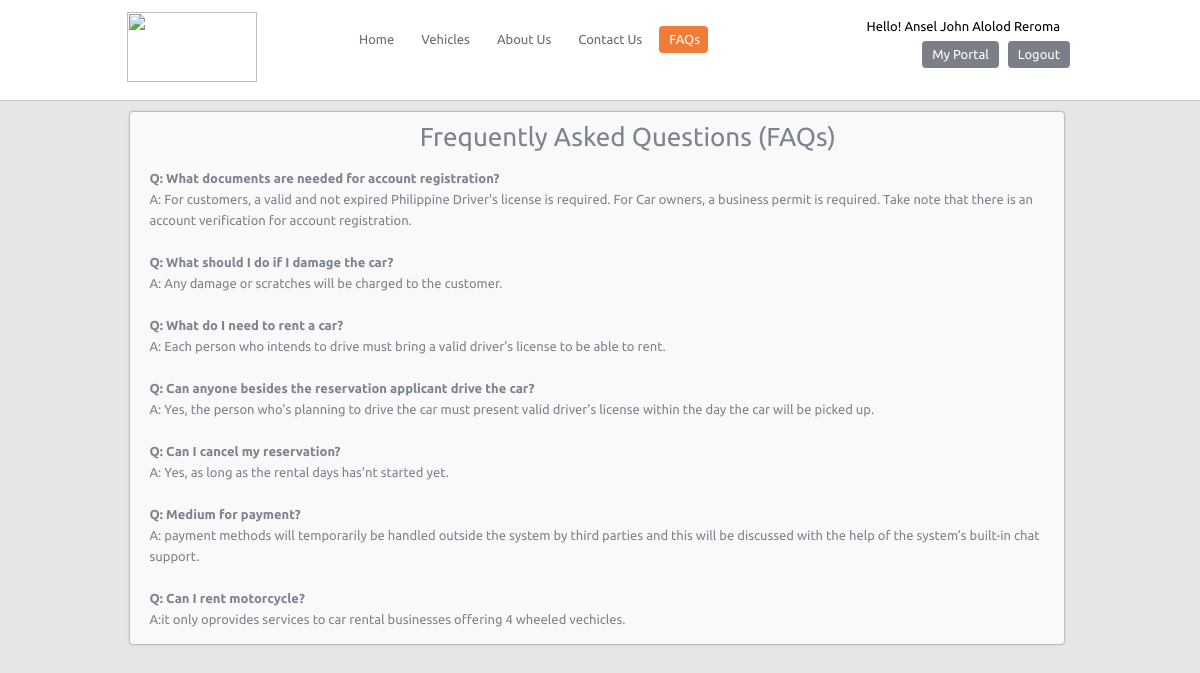
The app's page /faqs.php (signed in) with its own data.
### tables this page shows
CREATE TABLE `accounts` (
  `id` int(11) NOT NULL,
  `license` varchar(255) NOT NULL,
  `profile` varchar(255) NOT NULL,
  `surname` varchar(255) NOT NULL,
  `firstname` varchar(255) NOT NULL,
  `middlename` varchar(255) NOT NULL,
  `email` varchar(255) NOT NULL,
  `contact` varchar(255) NOT NULL,
  `username` varchar(255) NOT NULL,
  `password` varchar(255) NOT NULL,
  `user_type` varchar(255) NOT NULL,
  `Upgrade` int(2) NOT NULL DEFAULT 0,
  `requirement` varchar(255) NOT NULL,
  `status` int(11) NOT NULL,
  `date` timestamp NOT NULL DEFAULT current_timestamp()
);

CREATE TABLE `editpage` (
  `id` int(11) NOT NULL,
  `content` text NOT NULL
);

### config/functions.php (called while the page is built, shortened)
<?php
include 'config.php';
function get_account_details($id) {
    global $db;
    return $db->query("SELECT * FROM accounts WHERE id = $id")->fetch_assoc();
}
function get_all_editpage_rules() {
    global $db;
    return $db->query("SELECT * FROM editpage WHERE id = 3");
}

### faqs.php (the view, shortened to what this page needs)
<?php include 'config/functions.php';?>
<!DOCTYPE html>
<html lang="en-US">
<head>
    <link rel="stylesheet" href="css/jquery-ui.css" type="text/css" media="all" />
    <link rel="stylesheet" href="css/style.css" type="text/css" media="all" />
    <link rel="stylesheet" href="css/jquery.slider.min.css" />
</head>
<body class="page page-two-column">
    <div id="conteiner">
        <div id="branding">
            <?php include 'navigation.php';?>
        </div>
        <div id="main">
            <div id="primary" style="margin-top:10px">
                <div class="widget  ">
                    <div class="widget-content widget-note">
                    <?php $i=1; foreach(get_all_editpage_rules() as $row) { ?>
                            <p style="font-size: 140%;"><?php echo $row['content'] ?></p>
                        <?php } ?>
                    </div>
                </div>
            </div>
        </div>
    </div>
</body>
</html>

### navigation.php (shortened to what this page needs)
<div id="branding-content">
    <div class="menus">
        <?php if($_SESSION['customer_id'] == 0) { ?>
            <span class="register"><a class="sign_button" style="background:transparent;color:#000;text-transform:uppercase">WELCOME!</a></span>
        <?php } else { ?>
            <?php
                $user = get_account_details($_SESSION['customer_id']);
            ?>
            <span class="register"><a class="sign_button" style="background:transparent;color:#000">Hello! <?=$user['firstname'].' '.$user['middlename'].' '.$user['surname']?></a></span>
        <?php } ?>
    </div>
    <div class="title-content">
        <img class="site-logo" src="images/logo.png" alt="" />
    </div>
    <div class="access-content">
        <ul>
            <li id="home"><a href="index.php" title="">Home</a></li>
            <li id="vehicles"><a href="vehicles.php?step=1">Vehicles</a></li>
            <li id="about-us"><a href="about-us.php">About Us</a></li>
            <li id="contact-us"><a href="contact-us.php">Contact Us</a></li>
            <li id="rules"><a href="faqs.php">FAQs</a></li>
        </ul>
    </div>
    <div class="member">
        <?php if($_SESSION['customer_id'] == 0) { ?>
            <span class="sign_in" id="signInbtn"><a class="sign_button tab_link_button" href="#sign_in" title="">Sign in</a></span>
            <span class="register" id="signUpbtn"><a class="sign_button tab_link_button" href="#register" title="">Register</a></span>
        <?php } else { ?>
            <span class="register"><a class="sign_button" href="?logout=true" onclick="return submitForm(this);" title="">Logout</a></span>
            <span class=""><a class="sign_button" href="portal">My Portal</a></span>
        <?php } ?>
    </div>
</div>

### css/style.css (style rules this page uses)
html, body, div, span, applet, object, iframe, h1, h2, h3, h4, h5, h6, p, blockquote, pre, a, abbr, acronym, address, big, cite, code, del, dfn, em, font, ins, kbd, q, s, samp, small, strike, strong, sub, sup, tt, var, dl, dt, dd, ol, ul, li, fieldset, form, label, legend, table, caption, tbody, tfoot, thead, tr, th, td { border: 0; font-family: inherit; font-style: inherit; font-weight: inherit; margin: 0; outline: 0; padding: 0; vertical-align: baseline; }
body { line-height: 1; }
h1, h2, h3, h4, h5, h6 { font-weight: normal; clear: both; }
ol, ul { list-style: none; }
strong { font-weight: bolder; }
body, input, textarea, select { font-family: 'Ubuntu', sans-serif; }
body, textarea { font-size: 13px; line-height: 21px; color: #656d78; background: #e6e6e6; }
a:link, a:visited, a:active { text-decoration: none; border: none; color: #378eef; }
#branding-content { margin: 0 auto; position: relative; max-width: 950px; }
#branding-content div { float: left; }
.title-content { width: 220px; padding: 12px 2px; }
.access-content { padding: 26px 0 15px; width: 440px; }
.site-logo { height: 70px; width: 130px; display: inline; margin-bottom: -20px; margin-right: 4px; }
#branding-content div.member { float: right; margin-top: 28px; }
#branding-content .menus { position: absolute; right: 0; left: 0; }
.access-content ul { list-style: none; }
.access-content li { float: left; position: relative; margin-right: 9px; }
.access-content a, .access-content a:active, .access-content a:visited { text-decoration: none; color: #656d78; padding: 3px 8px 3px 10px; }
.access-content a, .access-content a:active, .access-content a:visited { display: block; }
.access-content .current_page_item > a { background: #ef7c37; -moz-border-radius: 4px; -webkit-border-radius: 4px; border-radius: 4px; color: #fff; }
#branding-content .menus { text-align: right; }
a.sign_button { font-size: 14px; -moz-border-radius: 4px; -webkit-border-radius: 4px; border-radius: 4px; color: #656d78; display: block; font-size: 13px; float: right; background: #7a7f88; color: #fff; cursor: pointer; margin: 13px 5px 0 4px; padding: 3px 10px; text-decoration: none; }
#conteiner { margin: 0 auto; position: relative; width: 100%; min-width: 305px; }
#branding { background: #fff; min-height: 85px; border-bottom: 1px solid #c6c6c6; -moz-box-shadow: 0 1px 3px #e5e5e4; -webkit-box-shadow: 0 1px 3px #e5e5e4; box-shadow: 0 1px 3px #e5e5e4; }
#primary { padding: 38px 0 10px; background: url(../images/dotted.png) repeat-x scroll left top transparent; }
.page #primary { background-image: none; padding: 0; }
#main { clear: both; margin: 0 auto; position: relative; max-width: 945px; }
.widget { background: #f9f9f9; border: 1px solid #bebebd; border-radius: 4px 4px 4px 4px; -webkit-border-radius: 4px 4px 4px 4px; -moz-border-radius: 4px 4px 4px 4px; margin: 1px 8px 28px 1px; -moz-box-shadow: 0px 0px 2px #C9C8C8; -webkit-box-shadow: 0px 0px 2px #C9C8C8; box-shadow: 0px 0px 2px #C9C8C8; }
.widget .widget-content { padding: 13px 19px; color: #7c8490; }
.page .widget .widget-content { padding: 14px 20px; }

### records on screen
accounts: firstname "Ansel John", middlename "Alolod", surname "Reroma"
editpage: content "Frequently Asked Questions (FAQs) Q: What documents are needed for account registration? A: For customers, a valid and not expired Philippine Driver's license is required. For Car owners, a business permit is required. Take note that there is an account verification for account registration. Q: What should I do if I damage the car? A: Any damage or scratches will be charged to the customer. Q: What do I need to rent a car? A: Each person who intends to drive must bring a valid driver's license to be able to rent. Q: Can anyone besides the reservation applicant drive the car? A: Yes, the person who's planning to drive the car must present valid driver's license within the day the car will be…"
